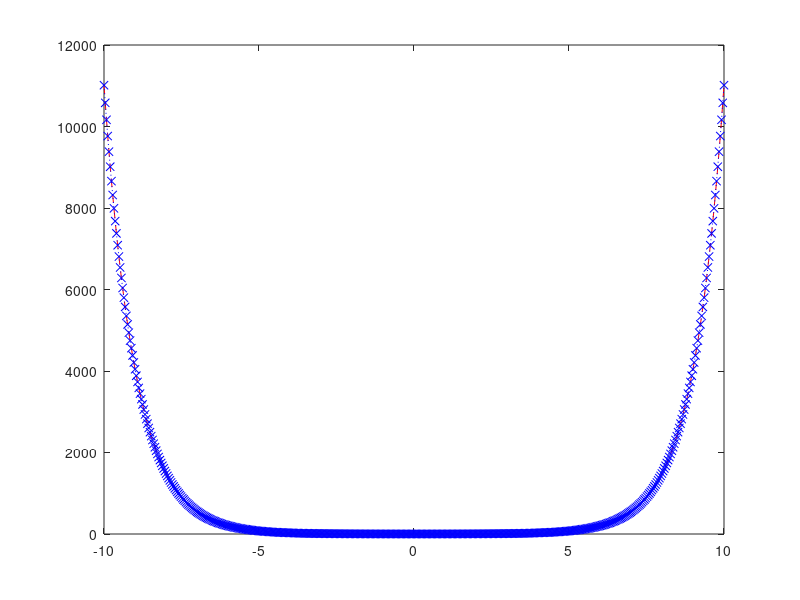

Source code (MATLAB):
x = 3.0;
y1 = (e^x + e^(-x)) / 2;
y2 = cosh(x);


x = linspace(-10,10,500);
y1 = (e.^x + e.^(-x)) / 2;
y2 = cosh(x);

plot(x, y1,'--r',x,y2,':bx')

[minValue, indexOfMinValue] = min(y2) % gives us the min value and the index for the min value in that vector
xMin = x(indexOfMinValue) % for what x do we have the min value
